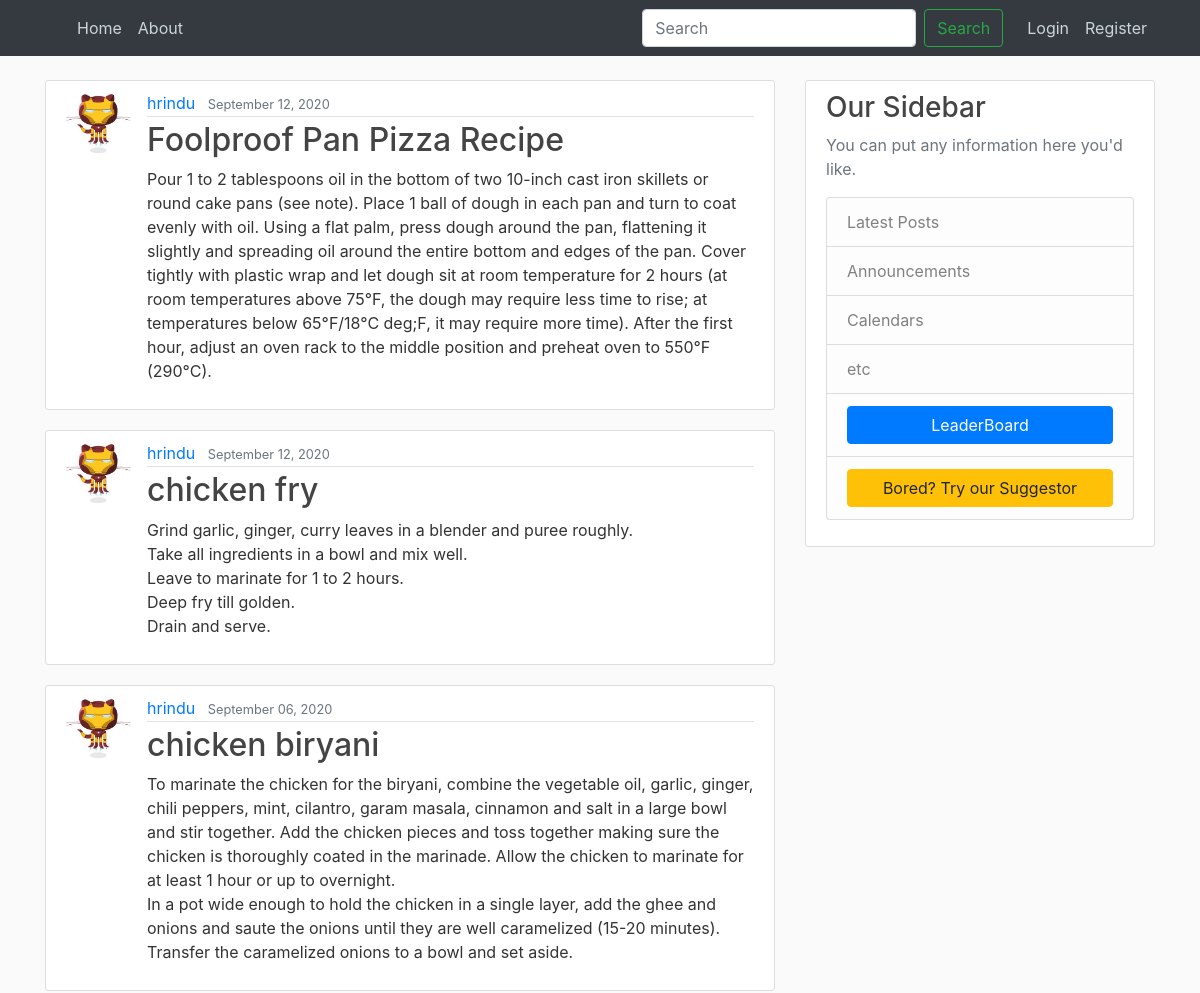
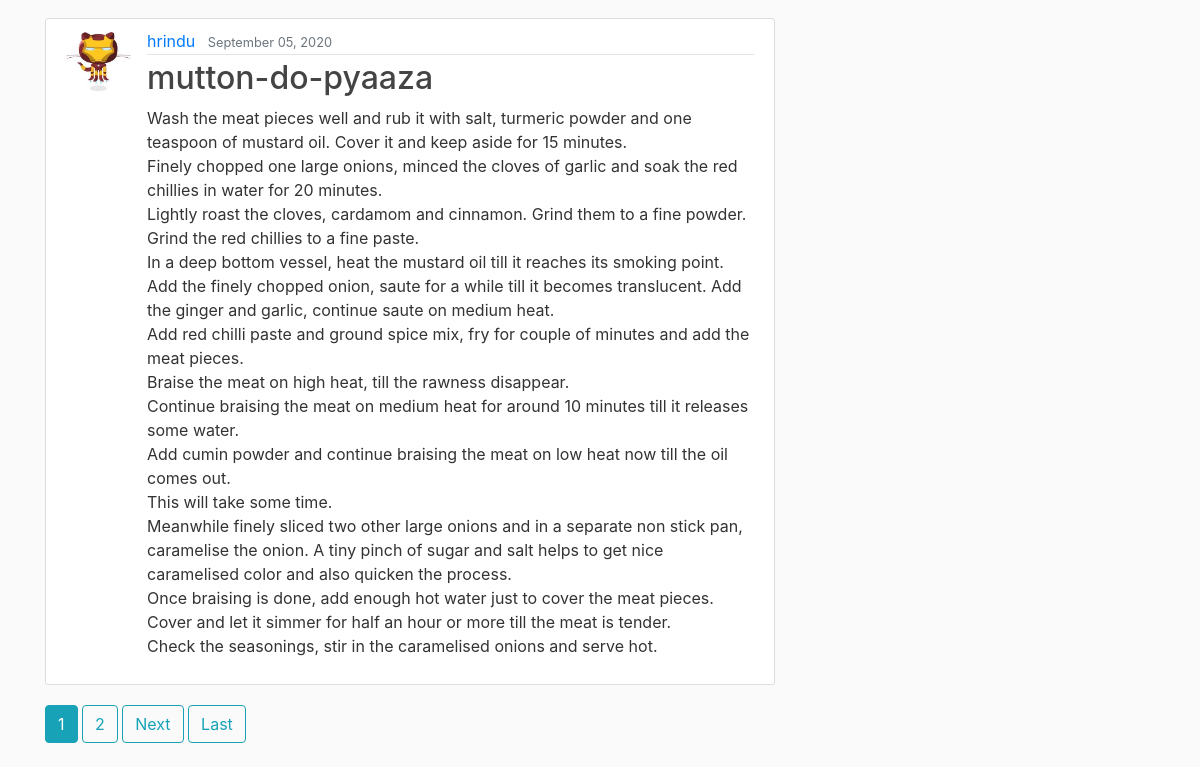
Before: / with the older database file (2 pictures, top to bottom).
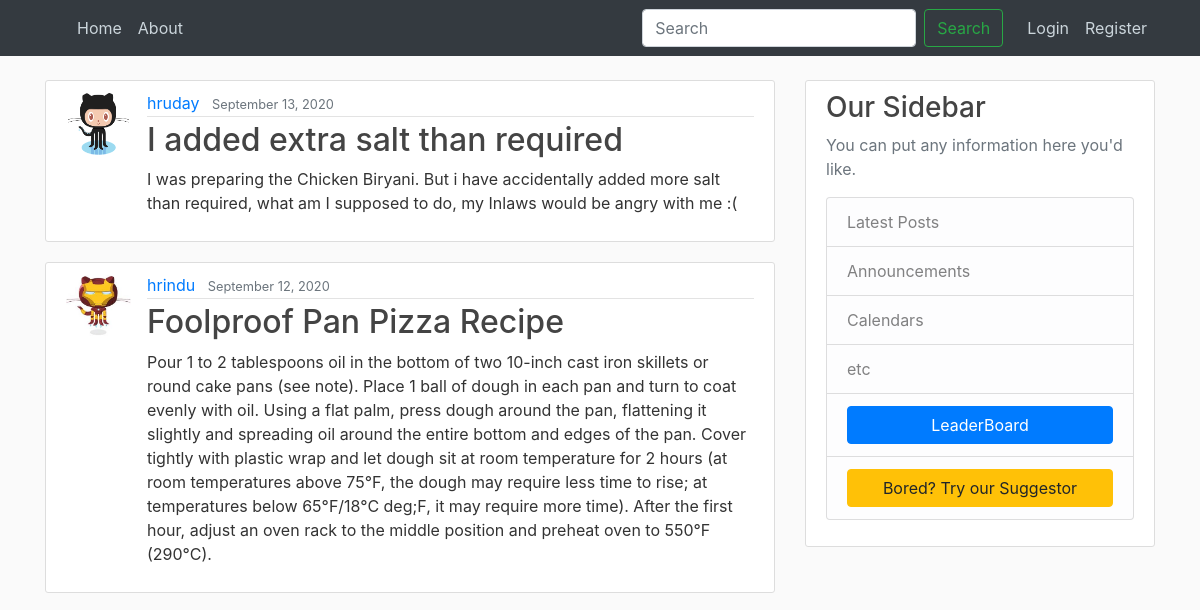
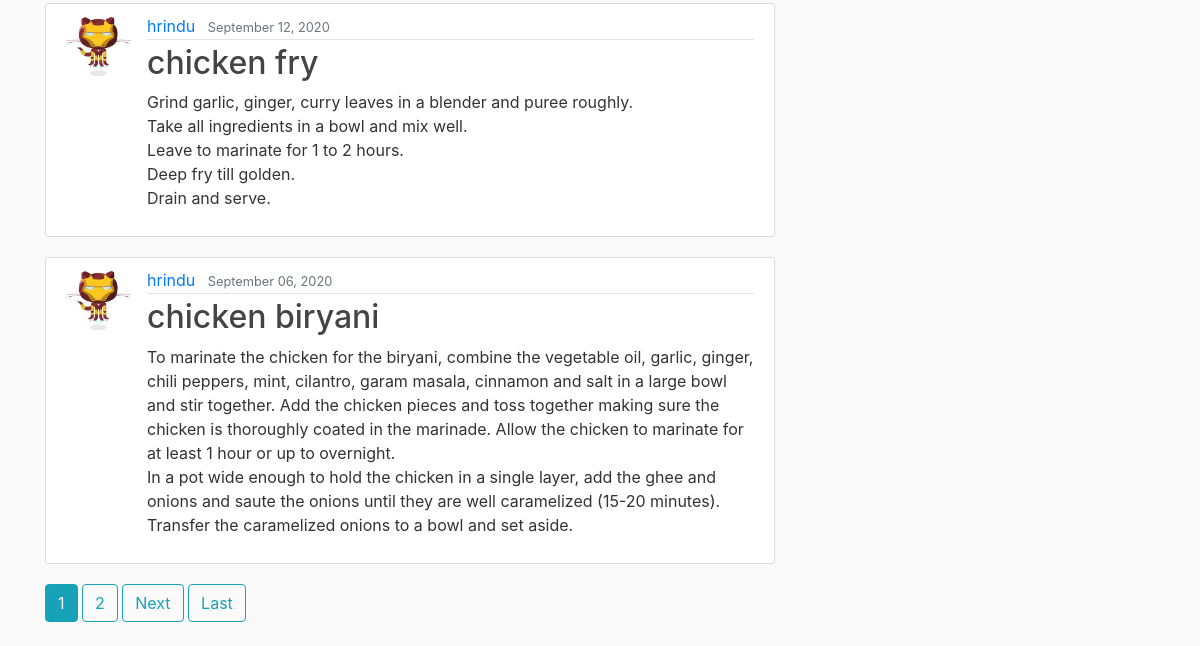
After: the same page with the newer database file (2 pictures, top to bottom).
### blog/models.py (models this page shows, shortened)
class Post(models.Model):
	title = models.CharField(max_length=100)
	content = models.TextField(blank=False)
	date_posted = models.DateTimeField(default=timezone.now)
	author = models.ForeignKey(User, on_delete=models.CASCADE)

### users/models.py (models this page shows, shortened)
class Profile(models.Model):
	user = models.OneToOneField(User, on_delete=models.CASCADE)
	image = models.ImageField(default='default.png', upload_to='profile_pics')
	block_status = models.IntegerField(default=0)

### blog/views.py (the view)
# urls.py: path('',PostListView.as_view(),name='blog-home'),
class PostListView(ListView):
	model = Post
	template_name = 'blog/home.html'
	context_object_name = 'posts'
	ordering = ['-date_posted']
	paginate_by = 4

### blog/templates/blog/home.html (shortened to what this page needs)
{% extends "blog/base.html" %}
{% block content %}
    {% for post in posts %}
        <article class="media content-section">
          <img src="{{ post.author.profile.image.url }} " class="rounded-circle article-img">
          <div class="media-body">
            <div class="article-metadata">
              <a class="mr-2" href="{% url 'user-posts' post.author.username %}">{{ post.author }}</a>
              <small class="text-muted">{{ post.date_posted|date:"F d, Y" }}</small>
            </div>
            <h2><a class="article-title" href="{% url 'post-detail' post.id %}">{{ post.title }}</a></h2>
            <p class="article-content">{{ post.content }}</p>
          </div>
        </article>
    {% endfor %}
    {% if is_paginated %}
      {% for num in page_obj.paginator.page_range %}
        {% if page_obj.number == num %}
          <a class="btn btn-info mb-4" href="?page={{ num }}">{{ num }}</a>
        {% elif num > page_obj.number|add:'-3' and num < page_obj.number|add:'3' %}
          <a class="btn btn-outline-info mb-4" href="?page={{ num }}">{{ num }}</a>
        {% endif %}
      {% endfor %}
      {% if page_obj.has_next %}
        <a class="btn btn-outline-info mb-4" href="?page={{ page_obj.next_page_number }}">Next</a>
        <a class="btn btn-outline-info mb-4" href="?page={{ page_obj.paginator.num_pages }}">Last</a>
      {% endif %}
    {% endif %}
{% endblock content %}

Changed rows visible on the page:
no longer on this page (row unchanged): Post: author.profile.image (picture), author "hrindu", date_posted "September 05, 2020", title "mutton-do-pyaaza", content "Wash the meat pieces well and rub it with salt, turmeric powder and one teaspoon of mustard oil. Cover it and keep aside for 15 minutes. Finely chopped one large onions, minced the cloves of garlic and soak the red chillies in water for 20 minutes. Lightly roast the cloves, cardamom and cinnamon. Grind them to a fine powder. Grind the red chillies to a fine paste. In a deep bottom vessel, heat the mustard oil till it reaches its smoking point. Add the finely chopped onion, saute for a while till it becomes translucent. Add the ginger and garlic, continue saute on medium heat. Add red chilli paste and ground spice mix, fry for couple of minutes and add the meat pieces. Braise the meat on…"
added Post: author.profile.image (placeholder picture), author "hruday", date_posted "September 13, 2020", title "I added extra salt than required", content "I was preparing the Chicken Biryani. But i have accidentally added more salt than required, what am I supposed to do, my Inlaws would be angry with me :("
